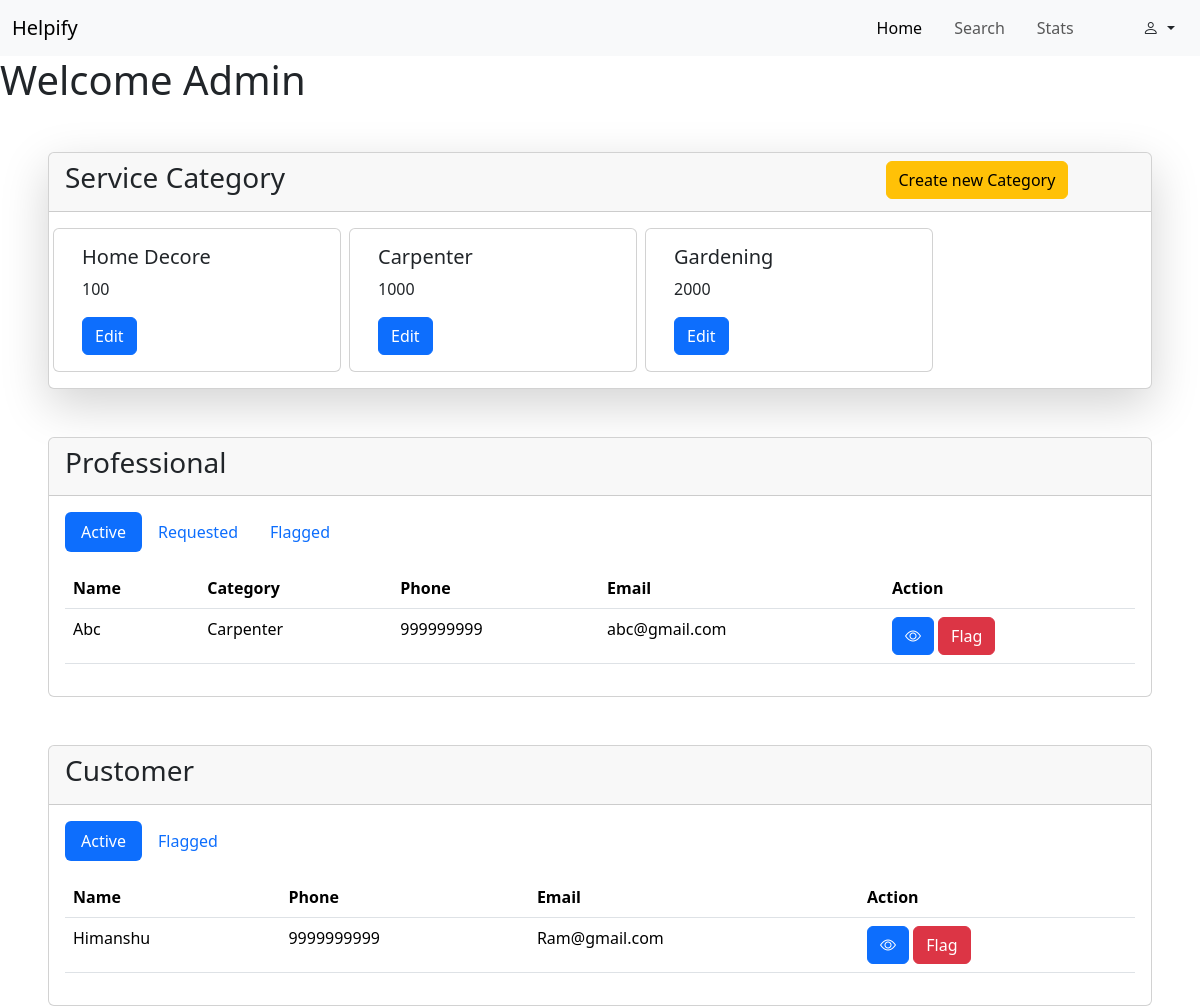
/admin/dashboard (signed in), run on an earlier commit of the app's database.
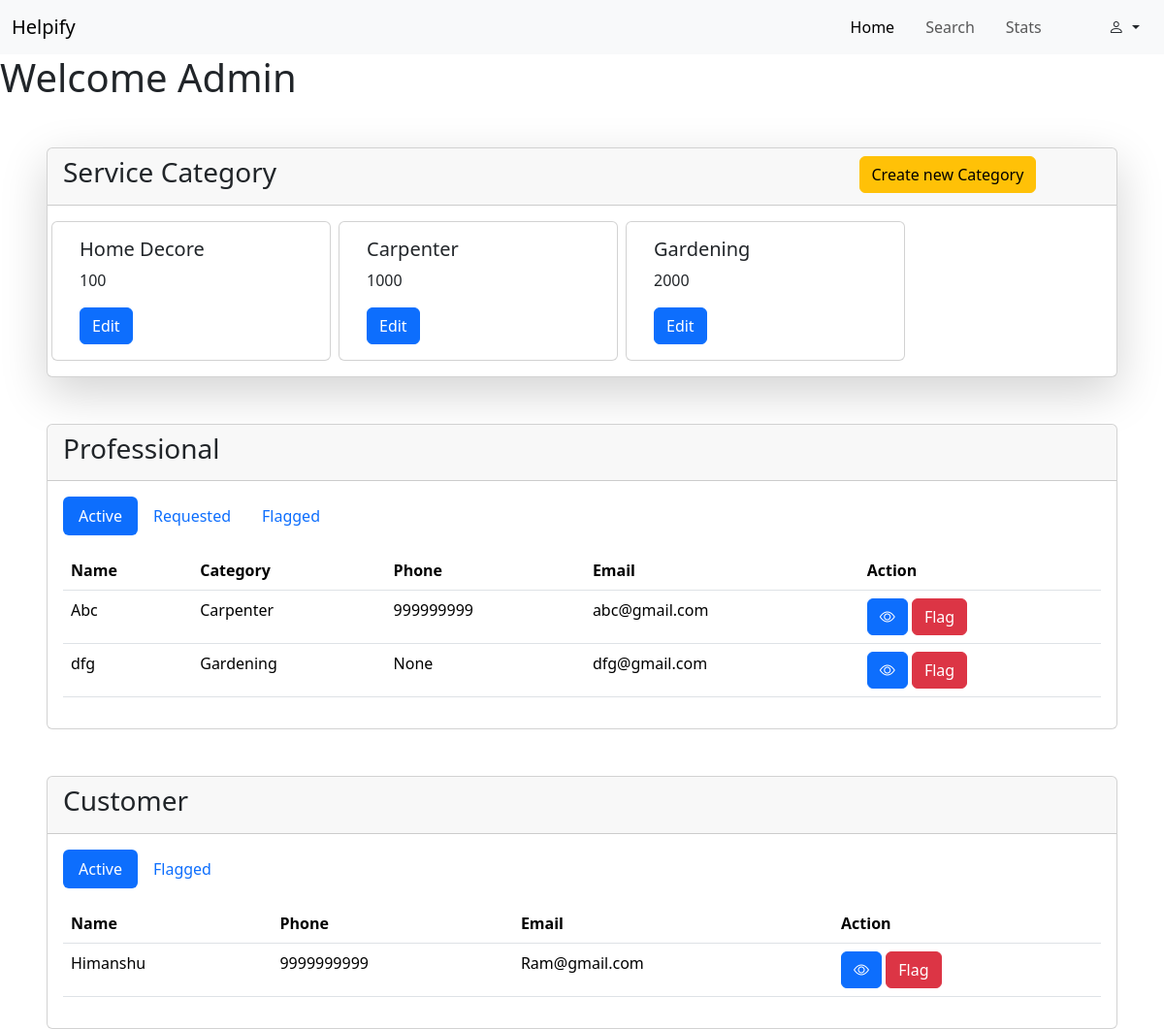
And on a later commit of the database.
### backend/models.py (models this page shows, shortened)
class ServiceCategory(db.Model):
    __tablename__ = "category"
    id = db.Column(db.Integer, primary_key=True, autoincrement=True)
    name = db.Column(db.String, unique=True)
    base_price = db.Column(db.Integer)
    tags = db.Column(db.String)
    img_url = db.Column(db.String, unique=True)
    service_plans = db.relationship("ServicePlan", backref="category")
    professionals = db.relationship("Professional", backref="category",cascade="all, delete-orphan")

class Professional(db.Model,UserMixin):
    __tablename__ = 'professional'
    id = db.Column(db.Integer, primary_key=True, autoincrement=True)
    name = db.Column(db.String, unique=True)
    address = db.Column(db.String)
    email = db.Column(db.String, unique=True)
    password = db.Column(db.String)
    experience = db.Column(db.Integer)
    phone = db.Column(db.String)
    city = db.Column(db.String)
    status = db.Column(db.String)
    resume=db.Column(db.String)
    category_id = db.Column(db.Integer, db.ForeignKey("category.id"))
    all_plans = db.relationship("ServicePlan", backref="professional", cascade="all, delete-orphan")
    assigned_booking = db.relationship("Booking", backref="professional", cascade="all, delete-orphan")

class User(db.Model,UserMixin):
    __tablename__ = "customer"
    id = db.Column(db.Integer, primary_key=True, autoincrement=True)
    name = db.Column(db.String, unique=True)
    address = db.Column(db.String)
    city = db.Column(db.String)
    email = db.Column(db.String, unique=True)
    password = db.Column(db.String)
    phone = db.Column(db.String)
    status=db.Column(db.String)
    sent_booking = db.relationship("Booking", backref="customer")

### backend/routes.py (the view, shortened to what this page needs)
@app.route("/admin/dashboard", methods=["GET","POST"])
@login_required
def admin_dash():
    if isinstance(current_user,Admin):
        if request.method=="GET":
            categories = db.session.query(ServiceCategory).all()
            A_p = db.session.query(Professional).filter_by(status = "Active").all()
            R_p = db.session.query(Professional).filter_by(status = "Requested").all()
            F_p = db.session.query(Professional).filter_by(status = "Flagged").all()
            A_c = db.session.query(User).filter_by(status = "Active").all()
            F_c = db.session.query(User).filter_by(status = "Flagged").all()
            return render_template("/admin/dashboard.html",categories=categories,A_p = A_p,R_p=R_p,F_p=F_p,A_c=A_c,F_c=F_c,page="home")
    else:
        return "not authorised"

### app.py (called while the page is built)
def initial_Setup():
    app = Flask(__name__)
    app.config["SQLALCHEMY_DATABASE_URI"]="sqlite:///my_app_db.sqlite3"
    app.config["SECRET_KEY"] = "xyshhfjf"
    login_manager = LoginManager(app)
    @login_manager.user_loader
    def load_user(user_email):
        return db.session.query(Admin).filter_by(email = user_email).first()  or \
             db.session.query(User).filter_by(email = user_email).first() or \
              db.session.query(Professional).filter_by(email = user_email).first()
    db.init_app(app)
    with app.app_context():
        if not os.path.exists("my_app_db.sqlite3"):
            db.create_all()
    app.app_context().push()
    return

### templates/admin/dashboard.html (shortened to what this page needs)
{% extends "admin/base.html"%}
{% block content %}
<main>
    <h1>Welcome Admin</h1>
    <div class="card shadow-lg ms-5 me-5 mt-5">
        <div class="card-header">
            <div class="row">
                <div class="col-9">
                    <h3 class="">Service Category</h3>
                </div>
                <div class="col-3">
                    <button type="button" class="btn btn-warning" data-bs-toggle="modal"
                        data-bs-target="#Cretecategory">
                        Create new Category
                    </button>
                </div>
            </div>
        </div>
        <div class="card-body">
            <div class="row gap-2">
                {% for i in categories %}
                <div class="card col-3" style="width: 18rem;">
                    <div class="card-body">
                        <h5 class="card-title">{{i.name}}</h5>
                        <p class="card-text">{{i.base_price}}</p>
                        <button type="button" class="btn btn-primary" data-bs-toggle="modal"
                            data-bs-target="#edit-{{i.id}}">
                            Edit
                        </button>
                    </div>
                </div>
                {% endfor %}
            </div>
        </div>
    </div>
    <div class="card ms-5 me-5 mt-5">
        <div class="card-header">
            <h3>Professional</h3>
        </div>
        <div class="card-body">
            <ul class="nav nav-pills mb-3" id="pills-tab" role="tablist">
                <li class="nav-item" role="presentation">
                    <button class="nav-link active" id="pills-home-tab" data-bs-toggle="pill"
                        data-bs-target="#pills-Active" type="button" role="tab" aria-controls="pills-home"
                        aria-selected="true">Active</button>
                </li>
                <li class="nav-item" role="presentation">
                    <button class="nav-link" id="pills-profile-tab" data-bs-toggle="pill"
                        data-bs-target="#pills-Requested" type="button" role="tab" aria-controls="pills-profile"
                        aria-selected="false">Requested</button>
                </li>
                <li class="nav-item" role="presentation">
                    <button class="nav-link" id="pills-contact-tab" data-bs-toggle="pill"
                        data-bs-target="#pills-Flagged" type="button" role="tab" aria-controls="pills-contact"
                        aria-selected="false">Flagged</button>
                </li>
            </ul>
            <div class="tab-content" id="pills-tabContent">
                <div class="tab-pane fade show active" id="pills-Active" role="tabpanel"
                    aria-labelledby="pills-home-tab" tabindex="0">
                    {% if A_p %}
                    <table class="table">
                        <thead>
                            <tr>
                                <th scope="col">Name</th>
                                <th scope="col">Category</th>
                                <th scope="col">Phone</th>
                                <th scope="col">Email</th>
                                <th scope="col">Action</th>
                            </tr>
                        </thead>
                        <tbody>
                            {% for i in A_p %}
                            <tr>
                                <td>{{i.name}}</td>
                                <td>{{i.category.name}}</td>
                                <td>{{i.phone}}</td>
                                <td>{{i.email}}</td>
                                <td>
                                    <button class="btn btn-primary" type="button" data-bs-toggle="modal"
                                        data-bs-target="#Pdetail-{{i.id}}"><i class="bi bi-eye"></i></button>
                                    <button class="btn btn-danger" type="button" data-bs-toggle="modal"
                                        data-bs-target="#Flag-{{i.id}}">Flag</button>
                                </td>
                            </tr>
                            {% endfor %}
                        </tbody>
                    </table>
                    {% else %}
                    <p>No Active professionals </p>
                    {% endif %}
                </div>
            </div>
        </div>
    </div>
    <div class="card ms-5 me-5 mt-5">
        <div class="card-header">
            <h3>Customer</h3>
        </div>
        <div class="card-body">
            <ul class="nav nav-pills mb-3" id="pills-tab" role="tablist">
                <li class="nav-item" role="presentation">
                    <button class="nav-link active" id="pills-home-tab" data-bs-toggle="pill"
                        data-bs-target="#pills-Actice-Customer" type="button" role="tab" aria-controls="pills-home"
                        aria-selected="true">Active</button>
                </li>
                <li class="nav-item" role="presentation">
                    <button class="nav-link" id="pills-profile-tab" data-bs-toggle="pill"
                        data-bs-target="#pills-Flagged-Customer" type="button" role="tab" aria-controls="pills-profile"
                        aria-selected="false">Flagged</button>
                </li>
            </ul>
            <div class="tab-content" id="pills-tabContent">
                <div class="tab-pane fade show active" id="pills-Active-Customer" role="tabpanel"
                    aria-labelledby="pills-home-tab" tabindex="0">
                    {% if A_c %}
                    <table class="table">
                        <thead>
                            <tr>
                                <th scope="col">Name</th>
                                <th scope="col">Phone</th>
                                <th scope="col">Email</th>
                                <th scope="col">Action</th>
                            </tr>
                        </thead>
                        <tbody>
                            {% for i in A_c %}
                            <tr>
                                <td>{{i.name}}</td>
                                <td>9999999999</td>
                                <td>Ram@gmail.com</td>
                                <td>
                                    <button class="btn btn-primary" type="button" data-bs-toggle="modal"
                                        data-bs-target="#Cdetail-{{i.id}}"><i class="bi bi-eye"></i></button>
                                    <button class="btn btn-danger" type="button" data-bs-toggle="modal"
                                        data-bs-target="#Flagcustomer-{{i.id}}">Flag</button>
                                </td>
                            </tr>
                            {% endfor %}
                        </tbody>
                    </table>
                    {% else %}
                    <p>No active customer</p>
                    {% endif %}
                </div>
            </div>
        </div>
    </div>
</main>
{% endblock %}

### templates/admin/base.html (shortened to what this page needs)
<!DOCTYPE html>
<html lang="en">
<head>
    <link rel="stylesheet" href="https://cdn.jsdelivr.net/npm/bootstrap@5.3.3/dist/css/bootstrap.min.css">
    <link rel="stylesheet" href="https://cdn.jsdelivr.net/npm/bootstrap-icons@1.11.3/font/bootstrap-icons.min.css">
</head>
<body>
    <nav class="navbar navbar-expand-lg bg-body-tertiary">
        <div class="container-fluid ">
            <a class="navbar-brand" href="#">Helpify</a>
            <div class="collapse navbar-collapse " id="navbarSupportedContent">
                <ul class="navbar-nav ms-auto me-5 mb-2 mb-lg-0 ">
                    <li class="nav-item">
                        <a class="nav-link {% if page=='home' %}active{% endif %}" aria-current="page" href="/admin/dashboard">Home</a>
                    </li>
                    <li class="nav-item ms-3">
                        <a class="nav-link {% if page=='search' %}active{% endif %}" href="/admin/search">Search</a>
                    </li>
                    <li class="nav-item ms-3">
                        <a class="nav-link" aria-disabled="true">Stats</a>
                    </li>
                </ul>
                <div class="dropdown">
                    <button class="btn dropdown-toggle" type="button" data-bs-toggle="dropdown" aria-expanded="false">
                        <i class="bi bi-person"></i>
                    </button>
                </div>
            </div>
        </div>
    </nav>
    {% block content %}
    {% endblock %}
</body>
</html>

What changed in the data, as far as the page shows it:
added Professional: name "dfg", category.name "Gardening", phone "None", email "dfg@gmail.com"
